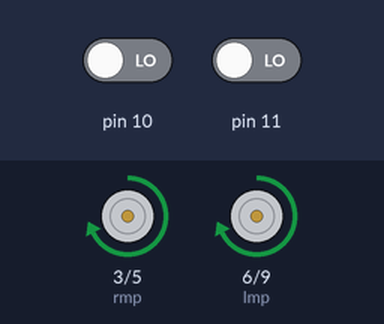
The sketch below on a simulated Arduino Uno, built with avr-gcc and run on an emulated ATmega328P. Shown: motor-driver pin pairs drawn as motors (green arrow = first pin HIGH = forward, orange = second pin HIGH = backward, longer = more drive). Inputs (shaded band) come from the test bench; at power-on: pin 10 LOW, pin 11 LOW.

Above: at 1.2 s.
1.3 s: pin 10 driven HIGH
At 1.7 s:
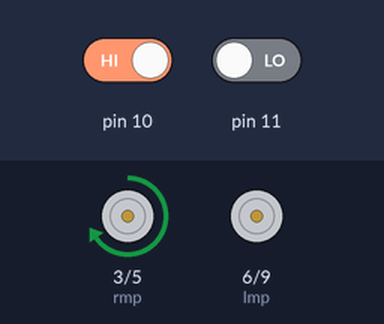
2.8 s: pin 11 driven HIGH
At 3.1 s:
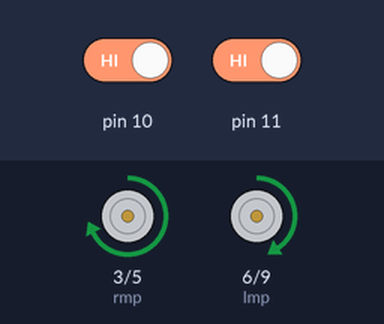
4.3 s: pin 10 driven LOW
At 5.0 s:
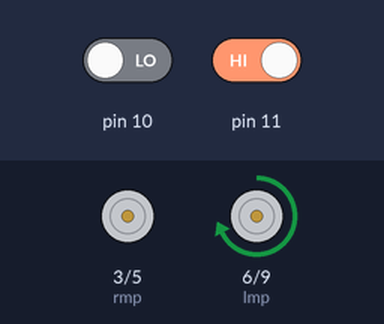
5.8 s: pin 11 driven LOW
At 6.3 s:
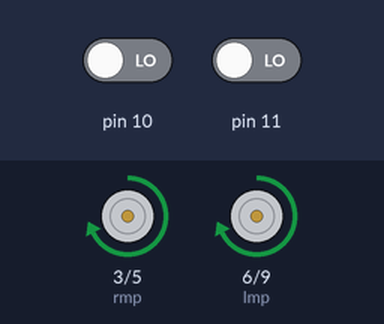
Timing chart, 0 to 8.3 s (numbered marks = the images above; inputs shaded):
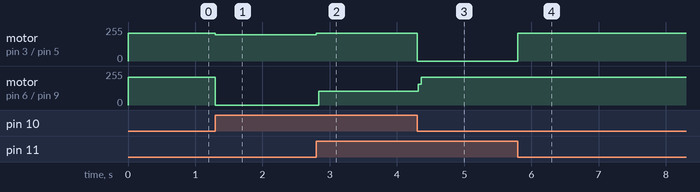

The sketch:

final_infinty_line_follower.ino
```cpp
// Infinity line follower with black on white
int lmp=6;
int lmn=9;
int rmp=3;
int rmn=5;
int count=0;
void setup() {
  // put your setup code here, to run once:

  pinMode(rmp,OUTPUT);
  pinMode(rmn,OUTPUT);
  pinMode(lmp,OUTPUT);
  pinMode(lmn,OUTPUT);
  pinMode(10,INPUT);
  pinMode(11,INPUT);
}

void loop() {
 int irleft=digitalRead(10);
 int irright=digitalRead(11);
  if(irleft==1 && irright==1)
  {
    count++;
    if(count==1 || count==2)
    {
      analogWrite(rmp,207);
     analogWrite(rmn,0);
     analogWrite(lmp,207);
     analogWrite(lmn,0);
    }
    else if(count==3 || count==4)
    {
      analogWrite(rmp,207);
     analogWrite(rmn,0);
     analogWrite(lmp,0);
     analogWrite(lmn,0);
     count=1;
     }
  }
   else if(irleft==1 && irright==0)
  {analogWrite(rmp,197);
  analogWrite(rmn,0);
   analogWrite(lmp,0);
  analogWrite(lmn,0);
  }
   else if(irleft==0 && irright==1)
  {analogWrite(rmp,0);
  analogWrite(rmn,0);
   analogWrite(lmp,207);
  analogWrite(lmn,0);
  }
   else if(irleft==0 && irright==0)
  {analogWrite(rmp,207);
  analogWrite(rmn,0);
   analogWrite(lmp,207);
  analogWrite(lmn,0);
  }
}
```

Measured:
- after the input at 1.3 s, motor on pin 3 (rmp) / pin 5 (rmn): forward 207/255 → forward 197/255 at once; motor on pin 6 (lmp) / pin 9 (lmn): forward 207/255 → stopped at once
- after the input at 2.8 s, motor on pin 3 (rmp) / pin 5 (rmn): forward 197/255 → forward 207/255 at once; motor on pin 6 (lmp) / pin 9 (lmn): stopped → forward 103/255 at once
- after the input at 4.3 s, motor on pin 3 (rmp) / pin 5 (rmn): forward 207/255 → stopped at once; motor on pin 6 (lmp) / pin 9 (lmn): forward 103/255 → forward 207/255 at once
- after the input at 5.8 s, motor on pin 3 (rmp) / pin 5 (rmn): stopped → forward 207/255 at once
